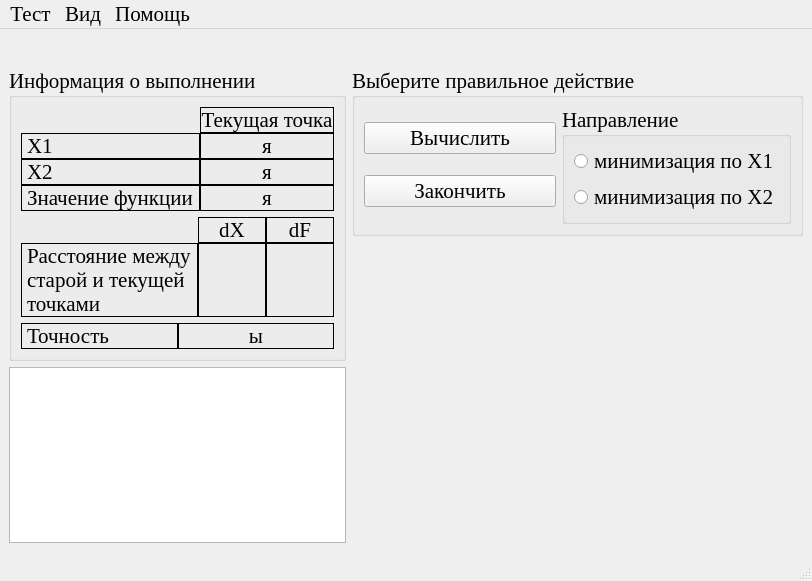
<?xml version="1.0" encoding="UTF-8"?>
<ui version="4.0">
 <class>CWdescent_md</class>
 <widget class="QMainWindow" name="CWdescent_md">
  <property name="windowModality">
   <enum>Qt::ApplicationModal</enum>
  </property>
  <property name="geometry">
   <rect>
    <x>0</x>
    <y>0</y>
    <width>812</width>
    <height>581</height>
   </rect>
  </property>
  <property name="font">
   <font>
    <family>Times New Roman</family>
    <pointsize>16</pointsize>
   </font>
  </property>
  <property name="windowTitle">
   <string>Покоординатный спуск с минимизацией по направлению</string>
  </property>
  <property name="windowIcon">
   <iconset resource="data.qrc">
    <normaloff>:/icon/icon.bmp</normaloff>:/icon/icon.bmp</iconset>
  </property>
  <widget class="QWidget" name="centralwidget">
   <layout class="QGridLayout" name="gridLayout_5" columnstretch="1,2" rowminimumheight="0,0,0,1">
    <item row="0" column="0" colspan="2">
     <widget class="QLabel" name="func">
      <property name="alignment">
       <set>Qt::AlignCenter</set>
      </property>
     </widget>
    </item>
    <item row="1" column="0" rowspan="2">
     <widget class="QGroupBox" name="groupBox_2">
      <property name="title">
       <string>Информация о выполнении</string>
      </property>
      <layout class="QGridLayout" name="gridLayout_4">
       <item row="0" column="0">
        <layout class="QGridLayout" name="gridLayout_6">
         <property name="spacing">
          <number>0</number>
         </property>
         <item row="0" column="1">
          <widget class="QLabel" name="label_11">
           <property name="frameShape">
            <enum>QFrame::Box</enum>
           </property>
           <property name="text">
            <string>Текущая точка</string>
           </property>
           <property name="alignment">
            <set>Qt::AlignCenter</set>
           </property>
           <property name="textInteractionFlags">
            <set>Qt::LinksAccessibleByMouse|Qt::TextSelectableByMouse</set>
           </property>
          </widget>
         </item>
         <item row="1" column="0">
          <widget class="QLabel" name="label_5">
           <property name="frameShape">
            <enum>QFrame::Box</enum>
           </property>
           <property name="text">
            <string>Х1</string>
           </property>
           <property name="textInteractionFlags">
            <set>Qt::LinksAccessibleByMouse|Qt::TextSelectableByMouse</set>
           </property>
          </widget>
         </item>
         <item row="1" column="1">
          <widget class="QLabel" name="x1_lb">
           <property name="frameShape">
            <enum>QFrame::Box</enum>
           </property>
           <property name="text">
            <string>я</string>
           </property>
           <property name="alignment">
            <set>Qt::AlignCenter</set>
           </property>
           <property name="textInteractionFlags">
            <set>Qt::LinksAccessibleByMouse|Qt::TextSelectableByMouse</set>
           </property>
          </widget>
         </item>
         <item row="2" column="0">
          <widget class="QLabel" name="label_6">
           <property name="frameShape">
            <enum>QFrame::Box</enum>
           </property>
           <property name="text">
            <string>Х2</string>
           </property>
           <property name="textInteractionFlags">
            <set>Qt::LinksAccessibleByMouse|Qt::TextSelectableByMouse</set>
           </property>
          </widget>
         </item>
         <item row="2" column="1">
          <widget class="QLabel" name="x2_lb">
           <property name="frameShape">
            <enum>QFrame::Box</enum>
           </property>
           <property name="text">
            <string>я</string>
           </property>
           <property name="alignment">
            <set>Qt::AlignCenter</set>
           </property>
           <property name="textInteractionFlags">
            <set>Qt::LinksAccessibleByMouse|Qt::TextSelectableByMouse</set>
           </property>
          </widget>
         </item>
         <item row="3" column="0">
          <widget class="QLabel" name="label_10">
           <property name="frameShape">
            <enum>QFrame::Box</enum>
           </property>
           <property name="text">
            <string>Значение функции</string>
           </property>
           <property name="textInteractionFlags">
            <set>Qt::LinksAccessibleByMouse|Qt::TextSelectableByMouse</set>
           </property>
          </widget>
         </item>
         <item row="3" column="1">
          <widget class="QLabel" name="fsign_lb">
           <property name="frameShape">
            <enum>QFrame::Box</enum>
           </property>
           <property name="text">
            <string>я</string>
           </property>
           <property name="alignment">
            <set>Qt::AlignCenter</set>
           </property>
           <property name="textInteractionFlags">
            <set>Qt::LinksAccessibleByMouse|Qt::TextSelectableByMouse</set>
           </property>
          </widget>
         </item>
        </layout>
       </item>
       <item row="1" column="0">
        <layout class="QGridLayout" name="gridLayout_3">
         <property name="spacing">
          <number>0</number>
         </property>
         <item row="0" column="1">
          <widget class="QLabel" name="label_2">
           <property name="frameShape">
            <enum>QFrame::Box</enum>
           </property>
           <property name="text">
            <string>dX</string>
           </property>
           <property name="alignment">
            <set>Qt::AlignCenter</set>
           </property>
          </widget>
         </item>
         <item row="0" column="2">
          <widget class="QLabel" name="label_3">
           <property name="frameShape">
            <enum>QFrame::Box</enum>
           </property>
           <property name="text">
            <string>dF</string>
           </property>
           <property name="alignment">
            <set>Qt::AlignCenter</set>
           </property>
          </widget>
         </item>
         <item row="1" column="0">
          <widget class="QLabel" name="label_4">
           <property name="frameShape">
            <enum>QFrame::Box</enum>
           </property>
           <property name="text">
            <string>Расстояние между старой и текущей точками</string>
           </property>
           <property name="wordWrap">
            <bool>true</bool>
           </property>
           <property name="textInteractionFlags">
            <set>Qt::LinksAccessibleByMouse|Qt::TextSelectableByMouse</set>
           </property>
          </widget>
         </item>
         <item row="1" column="1">
          <widget class="QLabel" name="dx_lb">
           <property name="frameShape">
            <enum>QFrame::Box</enum>
           </property>
           <property name="alignment">
            <set>Qt::AlignCenter</set>
           </property>
           <property name="textInteractionFlags">
            <set>Qt::LinksAccessibleByMouse|Qt::TextSelectableByMouse</set>
           </property>
          </widget>
         </item>
         <item row="1" column="2">
          <widget class="QLabel" name="df_lb">
           <property name="frameShape">
            <enum>QFrame::Box</enum>
           </property>
           <property name="alignment">
            <set>Qt::AlignCenter</set>
           </property>
          </widget>
         </item>
        </layout>
       </item>
       <item row="2" column="0">
        <layout class="QGridLayout" name="gridLayout_7">
         <property name="spacing">
          <number>0</number>
         </property>
         <item row="0" column="0">
          <widget class="QLabel" name="label">
           <property name="frameShape">
            <enum>QFrame::Box</enum>
           </property>
           <property name="text">
            <string>Точность</string>
           </property>
           <property name="textInteractionFlags">
            <set>Qt::LinksAccessibleByMouse|Qt::TextSelectableByMouse</set>
           </property>
          </widget>
         </item>
         <item row="0" column="1">
          <widget class="QLabel" name="precision_lb">
           <property name="frameShape">
            <enum>QFrame::Box</enum>
           </property>
           <property name="text">
            <string>ы</string>
           </property>
           <property name="alignment">
            <set>Qt::AlignCenter</set>
           </property>
           <property name="textInteractionFlags">
            <set>Qt::LinksAccessibleByMouse|Qt::TextSelectableByMouse</set>
           </property>
          </widget>
         </item>
        </layout>
       </item>
      </layout>
     </widget>
    </item>
    <item row="1" column="1">
     <widget class="QGroupBox" name="groupBox_3">
      <property name="title">
       <string>Выберите правильное действие</string>
      </property>
      <property name="checkable">
       <bool>false</bool>
      </property>
      <layout class="QGridLayout" name="gridLayout_2" columnstretch="1,1">
       <item row="0" column="0">
        <layout class="QVBoxLayout" name="verticalLayout_3">
         <item>
          <widget class="QPushButton" name="calculate_bt">
           <property name="toolTip">
            <string>&lt;!DOCTYPE HTML PUBLIC &quot;-//W3C//DTD HTML 4.0//EN&quot; &quot;http://www.w3.org/TR/REC-html40/strict.dtd&quot;&gt;
&lt;html&gt;&lt;head&gt;&lt;meta name=&quot;qrichtext&quot; content=&quot;1&quot; /&gt;&lt;style type=&quot;text/css&quot;&gt;
p, li { white-space: pre-wrap; }
&lt;/style&gt;&lt;/head&gt;&lt;body style=&quot; font-family:'Times New Roman'; font-size:13pt; font-weight:600; font-style:normal;&quot;&gt;
&lt;p style=&quot; margin-top:0px; margin-bottom:0px; margin-left:0px; margin-right:0px; -qt-block-indent:0; text-indent:0px;&quot;&gt;&lt;span style=&quot; font-weight:400;&quot;&gt;Выполнить выбранный в правом списке шаг.&lt;/span&gt;&lt;/p&gt;&lt;/body&gt;&lt;/html&gt;</string>
           </property>
           <property name="text">
            <string>Вычислить</string>
           </property>
          </widget>
         </item>
         <item>
          <widget class="QPushButton" name="end_bt">
           <property name="toolTip">
            <string>&lt;!DOCTYPE HTML PUBLIC &quot;-//W3C//DTD HTML 4.0//EN&quot; &quot;http://www.w3.org/TR/REC-html40/strict.dtd&quot;&gt;
&lt;html&gt;&lt;head&gt;&lt;meta name=&quot;qrichtext&quot; content=&quot;1&quot; /&gt;&lt;style type=&quot;text/css&quot;&gt;
p, li { white-space: pre-wrap; }
&lt;/style&gt;&lt;/head&gt;&lt;body style=&quot; font-family:'Times New Roman'; font-size:13pt; font-weight:600; font-style:normal;&quot;&gt;
&lt;p style=&quot; margin-top:0px; margin-bottom:0px; margin-left:0px; margin-right:0px; -qt-block-indent:0; text-indent:0px;&quot;&gt;&lt;span style=&quot; font-weight:400;&quot;&gt;Закончить алгоритм, приняв текущую точку в качестве минимума.&lt;/span&gt;&lt;/p&gt;&lt;/body&gt;&lt;/html&gt;</string>
           </property>
           <property name="text">
            <string>Закончить</string>
           </property>
          </widget>
         </item>
        </layout>
       </item>
       <item row="0" column="1">
        <widget class="QGroupBox" name="groupBox">
         <property name="font">
          <font>
           <weight>50</weight>
           <bold>false</bold>
          </font>
         </property>
         <property name="title">
          <string>Направление</string>
         </property>
         <layout class="QGridLayout" name="gridLayout">
          <item row="0" column="0">
           <layout class="QVBoxLayout" name="verticalLayout_2">
            <item>
             <widget class="QRadioButton" name="min_x1_rb">
              <property name="text">
               <string>минимизация по Х1</string>
              </property>
             </widget>
            </item>
            <item>
             <widget class="QRadioButton" name="min_x2_rb">
              <property name="text">
               <string>минимизация по Х2</string>
              </property>
             </widget>
            </item>
           </layout>
          </item>
         </layout>
        </widget>
       </item>
      </layout>
     </widget>
    </item>
    <item row="3" column="0">
     <widget class="QTextBrowser" name="LogTxtBrsr">
      <property name="font">
       <font>
        <pointsize>14</pointsize>
       </font>
      </property>
     </widget>
    </item>
   </layout>
  </widget>
  <widget class="QMenuBar" name="menubar">
   <property name="geometry">
    <rect>
     <x>0</x>
     <y>0</y>
     <width>812</width>
     <height>23</height>
    </rect>
   </property>
   <widget class="QMenu" name="menu">
    <property name="title">
     <string>Помощь</string>
    </property>
    <addaction name="helpo_action"/>
   </widget>
   <widget class="QMenu" name="difiniFonto_act">
    <property name="title">
     <string>Вид</string>
    </property>
    <addaction name="difiniFonto_act_2"/>
   </widget>
   <widget class="QMenu" name="menu_2">
    <property name="title">
     <string>Тест</string>
    </property>
    <addaction name="recomenc_acn"/>
    <addaction name="separator"/>
    <addaction name="exit"/>
   </widget>
   <addaction name="menu_2"/>
   <addaction name="difiniFonto_act"/>
   <addaction name="menu"/>
  </widget>
  <widget class="QStatusBar" name="statusbar"/>
  <action name="helpo_action">
   <property name="text">
    <string>Справка</string>
   </property>
  </action>
  <action name="difiniFonto_act_2">
   <property name="text">
    <string>Настроить шрифт</string>
   </property>
  </action>
  <action name="recomenc_acn">
   <property name="text">
    <string>Начать заново</string>
   </property>
  </action>
  <action name="exit">
   <property name="text">
    <string>Выйти из программы</string>
   </property>
  </action>
 </widget>
 <resources>
  <include location="data.qrc"/>
 </resources>
 <connections/>
</ui>
